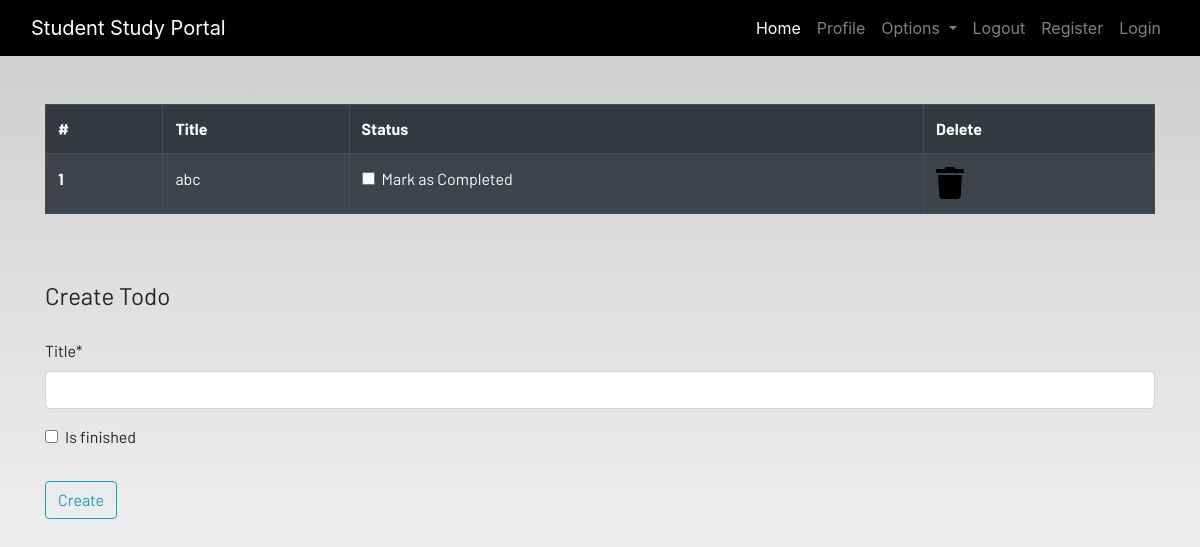
The app's page /todo (signed in), older data.
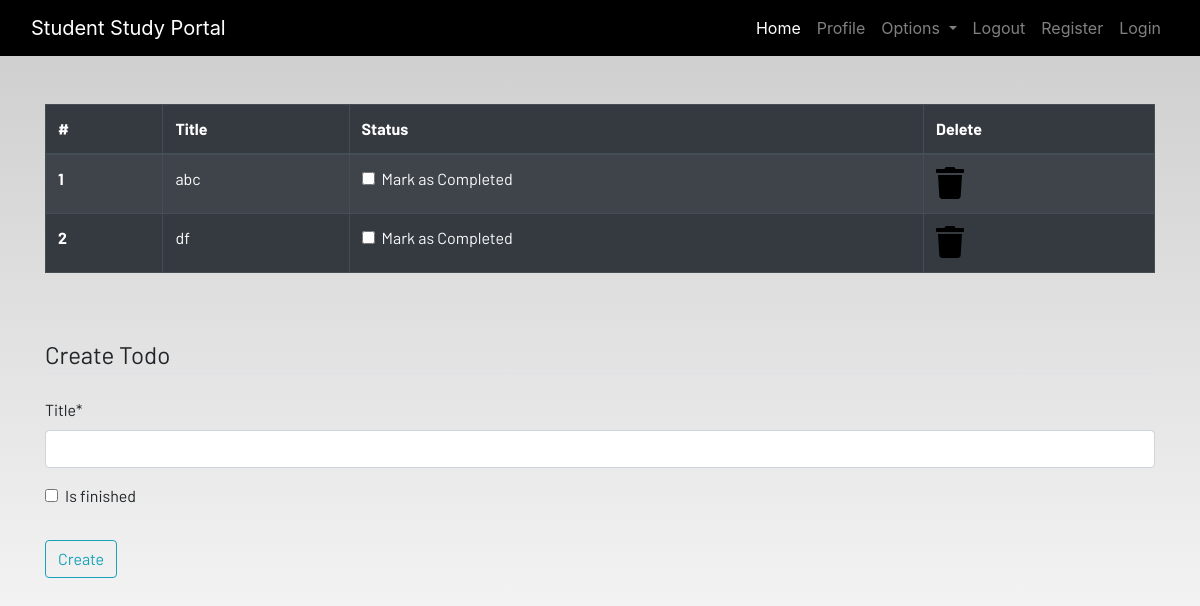
The same page, newer data.
### myApp/models.py (models this page shows, shortened)
class Todo(models.Model):
    user = models.ForeignKey(User, on_delete=models.CASCADE)
    title = models.CharField(max_length=200)
    is_finished = models.BooleanField(default=False)

### myApp/views.py (the view)
# urls.py: path('todo', views.todo, name='todo'),
def todo(request):
    if request.method == "POST":
        form = TodoForm(request.POST)
        if form.is_valid():
            try:
                finished = request.POST['is_finished']
                if finished == 'on':
                    finished = True
                else:
                    finished = False
            except:
                finished = False
            todos = Todo(
                user=request.user, title=request.POST['title'], is_finished=finished)
            todos.save()
            messages.success(
                request, f'Todo Added from {request.user.username}!')
    else:
        form = TodoForm()
    todos = Todo.objects.filter(user=request.user)
    if len(todos) == 0:
        todos_done = True
    else:
        todos_done = False
    todos = zip(todos, range(1, len(todos)+1))
    context = {'form': form, 'todos': todos, 'todos_done': todos_done}
    return render(request, 'myApp/todo.html', context)

### myApp/forms.py
class TodoForm(forms.ModelForm):
    class Meta:
        model = Todo
        fields = ['title', 'is_finished']

### myApp/templates/myApp/todo.html (shortened to what this page needs)
{% extends 'myApp/base.html' %} {% load static %}
{% load crispy_forms_tags%}
{% block content %}
<div class="container">
    {% if not todos_done %}
    <table class="table table-striped table-bordered table-hover table-dark">
        <thead>
            <tr>
                <th scope="col">#</th>
                <th scope="col">Title</th>
                <th scope="col">Status</th>
                <th scope="col">Delete</th>
            </tr>
        </thead>
        <tbody>
            <tr>
                {% for todo,serial in todos %}
                <th scope="row">{{serial}}</th>
                <td>{{todo.title}}</td>
                <td>
                    <a href="{% url 'update-todo' todo.id %}">
                        <div class="form-check">
                            {%if todo.is_finished == True%}
                            <input class="form-check-input" type="checkbox" value="" checked id={{todo.id}}>
                            {%else%}
                            <input class="form-check-input" type="checkbox" value="" id={{todo.id}}>
                            {%endif%}
                            <label class="form-check-label text-light" for="flexCheckDefault">
                                Mark as Completed
                            </label>
                        </div>
                    </a>
                </td>
                <td><a href="{% url 'delete-todo' todo.id%}"><i class="fa fa-trash fa-2x"></i></a></td>
            </tr>
            {%endfor%}
        </tbody>
    </table>
    {%else%}
    <h4>All tasks have been done!! create to add more</h4>
    {% endif %}
</div><br><br>
<div class="container">
    <form method="POST">
        <fieldset class="form-group">
            <legend class="border-bottom mb-4">Create Todo</legend>
            {{ form|crispy }}
        </fieldset>
        <div class="form-group">
            <button href="" class="btn btn-outline-info" type="submit">
                Create
            </button>
        </div>
    </form>
</div>
{% endblock content %}

Row changes from the older to the newer data that the page shows:
added Todo: serial "2", title "df"
